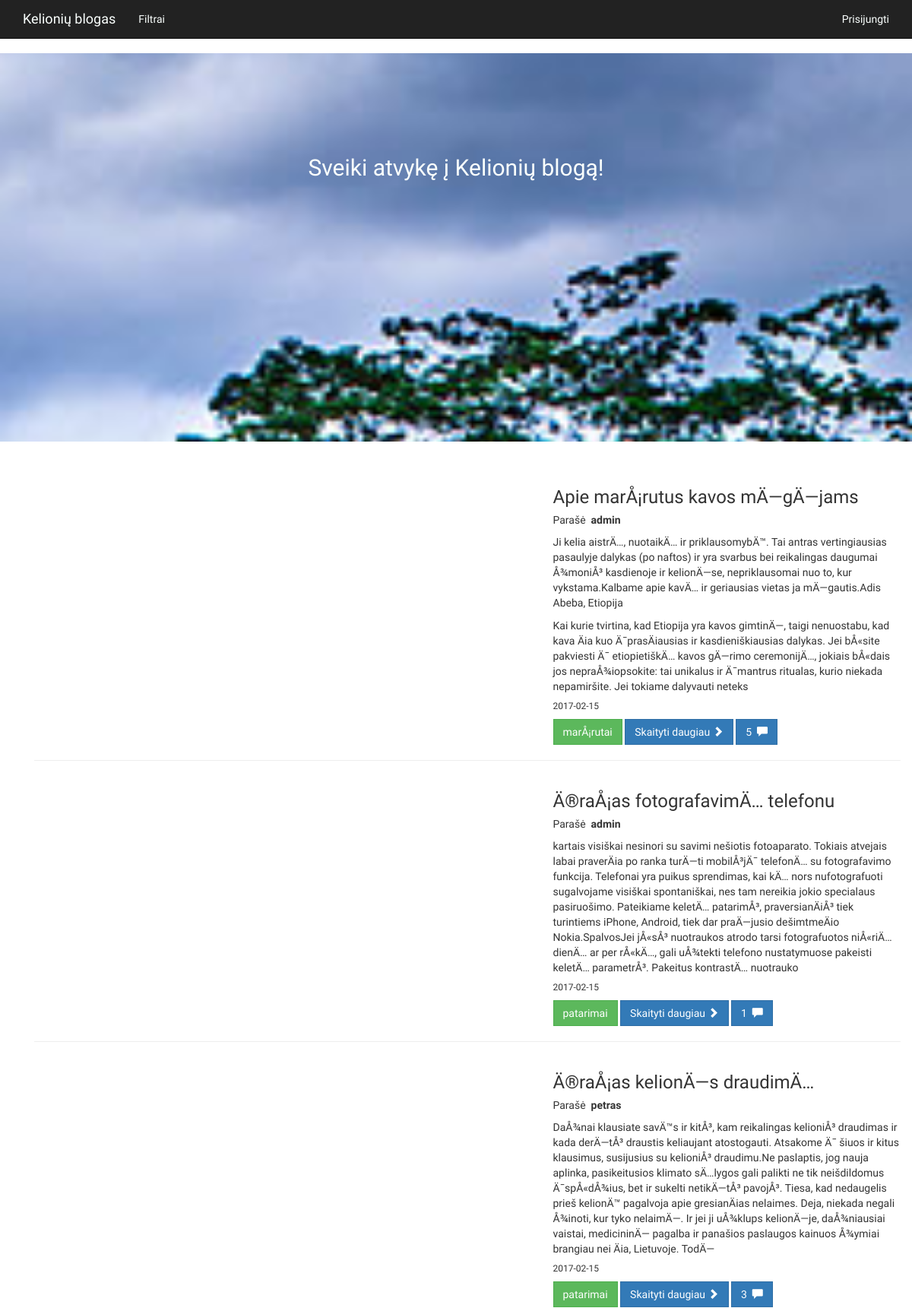
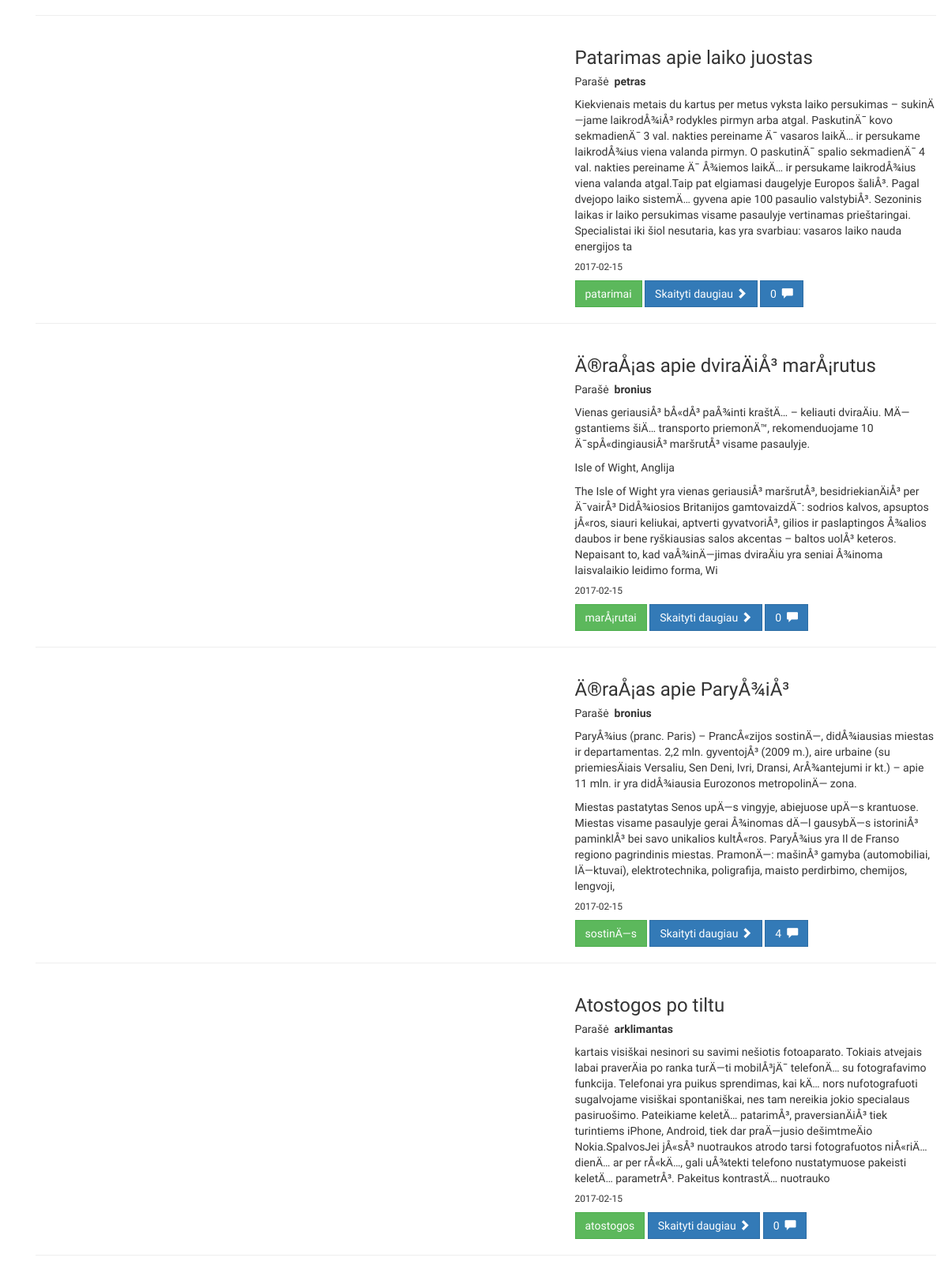
The page / (upper part) on the database its author committed (2 pictures, top to bottom).
### tables this page shows
CREATE TABLE `entries` (
  `id` int(11) NOT NULL,
  `user_id` varchar(100) NOT NULL,
  `title` varchar(2000) NOT NULL,
  `entry` text NOT NULL,
  `category_id` int(11) NOT NULL,
  `timestamp` datetime NOT NULL DEFAULT CURRENT_TIMESTAMP,
  `status` varchar(11) NOT NULL DEFAULT 'a',
  `picture` varchar(255) NOT NULL DEFAULT 'http://lorempixel.com/950/600/'
);

CREATE TABLE `users` (
  `id` int(11) NOT NULL,
  `username` varchar(255) NOT NULL,
  `email` varchar(255) NOT NULL,
  `password` varchar(255) NOT NULL,
  `user_level` int(11) NOT NULL DEFAULT '3',
  `type` varchar(11) NOT NULL DEFAULT 'a',
  `timestamp` datetime NOT NULL DEFAULT CURRENT_TIMESTAMP
);

CREATE TABLE `category` (
  `id` int(11) NOT NULL,
  `category_name` varchar(255) NOT NULL,
  `status` varchar(10) NOT NULL DEFAULT 'a'
);

### blog.php (the view, shortened to what this page needs)
<?php
    include('head.php');
    include('config.php');
    ?>
          <?php
              $sql = mysqli_query($db_connect, "SELECT * FROM category WHERE status !='d'");
              while($list = mysqli_fetch_array($sql)){
                  $list_category_name = $list['category_name'];
                  ?>
                <?php } ?>
  <?php
if(isset($_GET['category'])){
  $filter = $_GET['category'];
  $sql = "SELECT * FROM entries WHERE status = 'a' AND category_id = '{$filter}' ORDER BY timestamp DESC";
} else{
$sql = "SELECT * FROM entries WHERE status = 'a' ORDER BY timestamp DESC";
}
    $results = $db_connect->query($sql);
    if($results->num_rows >0){
        $i = 0;
        while($row = $results->fetch_assoc()){
        $data[$i] = $row;
        $i++;
        }
    }else{
        $data['no_entries'] = "Nėra blogo įrašų :(";
    }
?>
    <?php if(isset($data['no_entries'])){
        echo('<p>' . $data['no_entries'] . "</p>");
    } else{
        foreach($data as $entry){
          $short_entry = substr($entry['entry'], 0, 700);
          $entry_id = $entry['id'];
          $entry_category_id = $entry['category_id'];
          $entry_time = $entry['timestamp'];
          $entry_user_id = $entry['user_id'];
            ?>
        <div class="row">
            <div class="col-md-7">
            </div>
<?php
$sql = $db_connect->query("SELECT COUNT(*) FROM comments WHERE entry_id='{$entry_id}' AND status = 'a'");
$row = $sql->fetch_row();
$count = $row[0];
$sqluser = mysqli_query($db_connect, "SELECT * FROM users WHERE id = '{$entry_user_id}' ");
while($list = mysqli_fetch_array($sqluser)){
    $list_username = $list['username'];
    ?>
<?php }
 ?>
            <div class="col-md-5">
                <h3><?=$entry['title'];?></h3>
                <h5>Parašė &nbsp<strong><?=$list_username?></strong></h5>
                <p><?=$short_entry?></p>
                <?php
                $sql = mysqli_query($db_connect, "SELECT * FROM category WHERE status !='d' AND id = '{$entry_category_id}' ");
                while($list = mysqli_fetch_array($sql)){
                    $list_category_name = $list['category_name'];
                    ?>
                <?php }  ?>
                <h6><?=substr($entry_time, 0, 10)?></h6>
                <a class="btn btn-success" href=""><?=$list_category_name?></a>
                <a class="btn btn-primary" href="single-entry.php?id=<?=$entry_id?>">Skaityti daugiau <span class="glyphicon glyphicon-chevron-right"></span></a>
                <a class="btn btn-primary" href="single-entry.php?id=<?=$entry_id?>"><?=$count?>&nbsp;&nbsp;<span class="glyphicon glyphicon-comment"></span></a>
            </div>
        </div>
        <hr>
            <?php
        }
}
?>

### css/custom.css (style rules this page uses)
body { padding-top: 70px; }
.btn { border-radius: 0px; }

### rows shown on the page
entries: title "Apie marÅ¡rutus kavos mÄ—gÄ—jams", user.username "admin", entry "Ji kelia aistrÄ…, nuotaikÄ… ir priklausomybÄ™. Tai antras vertingiausias pasaulyje dalykas (po naftos) ir yra svarbus bei reikalingas daugumai Å¾moniÅ³ kasdienoje ir kelionÄ—se, nepriklausomai nuo to, kur vykstama.Kalbame apie kavÄ… ir geriausias vietas ja mÄ—gautis.Adis Abeba, Etiopija Kai kurie tvirtina, kad Etiopija yra kavos gimtinÄ—, taigi nenuostabu, kad kava Äia kuo Ä¯prasÄiausias ir kasdieniškiausias dalykas. Jei bÅ«site pakviesti Ä¯ etiopietiškÄ… kavos gÄ—rimo ceremonijÄ…, jokiais bÅ«dais jos nepraÅ¾iopsokite: tai unikalus ir Ä¯mantrus ritualas, kurio niekada nepamiršite. Jei tokiame dalyvauti neteks", timestamp "2017-02-15", category.category_name "marÅ¡rutai", count "5"
entries: title "Ä®raÅ¡as fotografavimÄ… telefonu", user.username "admin", entry "kartais visiškai nesinori su savimi nešiotis fotoaparato. Tokiais atvejais labai praverÄia po ranka turÄ—ti mobilÅ³jÄ¯ telefonÄ… su fotografavimo funkcija. Telefonai yra puikus sprendimas, kai kÄ… nors nufotografuoti sugalvojame visiškai spontaniškai, nes tam nereikia jokio specialaus pasiruošimo. Pateikiame keletÄ… patarimÅ³, praversianÄiÅ³ tiek turintiems iPhone, Android, tiek dar praÄ—jusio dešimtmeÄio Nokia.SpalvosJei jÅ«sÅ³ nuotraukos atrodo tarsi fotografuotos niÅ«riÄ… dienÄ… ar per rÅ«kÄ…, gali uÅ¾tekti telefono nustatymuose pakeisti keletÄ… parametrÅ³. Pakeitus kontrastÄ… nuotrauko", timestamp "2017-02-15", category.category_name "patarimai", count "1"
entries: title "Ä®raÅ¡as kelionÄ—s draudimÄ…", user.username "petras", entry "DaÅ¾nai klausiate savÄ™s ir kitÅ³, kam reikalingas kelioniÅ³ draudimas ir kada derÄ—tÅ³ draustis keliaujant atostogauti. Atsakome Ä¯ šiuos ir kitus klausimus, susijusius su kelioniÅ³ draudimu.Ne paslaptis, jog nauja aplinka, pasikeitusios klimato sÄ…lygos gali palikti ne tik neišdildomus Ä¯spÅ«dÅ¾ius, bet ir sukelti netikÄ—tÅ³ pavojÅ³. Tiesa, kad nedaugelis prieš kelionÄ™ pagalvoja apie gresianÄias nelaimes. Deja, niekada negali Å¾inoti, kur tyko nelaimÄ—. Ir jei ji uÅ¾klups kelionÄ—je, daÅ¾niausiai vaistai, medicininÄ— pagalba ir panašios paslaugos kainuos Å¾ymiai brangiau nei Äia, Lietuvoje. TodÄ—", timestamp "2017-02-15", category.category_name "patarimai", count "3"
entries: title "Patarimas apie laiko juostas", user.username "petras", entry "Kiekvienais metais du kartus per metus vyksta laiko persukimas – sukinÄ—jame laikrodÅ¾iÅ³ rodykles pirmyn arba atgal. PaskutinÄ¯ kovo sekmadienÄ¯ 3 val. nakties pereiname Ä¯ vasaros laikÄ… ir persukame laikrodÅ¾ius viena valanda pirmyn. O paskutinÄ¯ spalio sekmadienÄ¯ 4 val. nakties pereiname Ä¯ Å¾iemos laikÄ… ir persukame laikrodÅ¾ius viena valanda atgal.Taip pat elgiamasi daugelyje Europos šaliÅ³. Pagal dvejopo laiko sistemÄ… gyvena apie 100 pasaulio valstybiÅ³. Sezoninis laikas ir laiko persukimas visame pasaulyje vertinamas prieštaringai. Specialistai iki šiol nesutaria, kas yra svarbiau: vasaros laiko nauda energijos ta", timestamp "2017-02-15", category.category_name "patarimai", count "0"
entries: title "Ä®raÅ¡as apie dviraÄiÅ³ marÅ¡rutus", user.username "bronius", entry "Vienas geriausiÅ³ bÅ«dÅ³ paÅ¾inti kraštÄ… – keliauti dviraÄiu. MÄ—gstantiems šiÄ… transporto priemonÄ™, rekomenduojame 10 Ä¯spÅ«dingiausiÅ³ maršrutÅ³ visame pasaulyje. Isle of Wight, Anglija The Isle of Wight yra vienas geriausiÅ³ maršrutÅ³, besidriekianÄiÅ³ per Ä¯vairÅ³ DidÅ¾iosios Britanijos gamtovaizdÄ¯: sodrios kalvos, apsuptos jÅ«ros, siauri keliukai, aptverti gyvatvoriÅ³, gilios ir paslaptingos Å¾alios daubos ir bene ryškiausias salos akcentas – baltos uolÅ³ keteros. Nepaisant to, kad vaÅ¾inÄ—jimas dviraÄiu yra seniai Å¾inoma laisvalaikio leidimo forma, Wi", timestamp "2017-02-15", category.category_name "marÅ¡rutai", count "0"
entries: title "Ä®raÅ¡as apie ParyÅ¾iÅ³", user.username "bronius", entry "ParyÅ¾ius (pranc. Paris) – PrancÅ«zijos sostinÄ—, didÅ¾iausias miestas ir departamentas. 2,2 mln. gyventojÅ³ (2009 m.), aire urbaine (su priemiesÄiais Versaliu, Sen Deni, Ivri, Dransi, ArÅ¾antejumi ir kt.) – apie 11 mln. ir yra didÅ¾iausia Eurozonos metropolinÄ— zona. Miestas pastatytas Senos upÄ—s vingyje, abiejuose upÄ—s krantuose. Miestas visame pasaulyje gerai Å¾inomas dÄ—l gausybÄ—s istoriniÅ³ paminklÅ³ bei savo unikalios kultÅ«ros. ParyÅ¾ius yra Il de Franso regiono pagrindinis miestas. PramonÄ—: mašinÅ³ gamyba (automobiliai, lÄ—ktuvai), elektrotechnika, poligrafija, maisto perdirbimo, chemijos, lengvoji,", timestamp "2017-02-15", category.category_name "sostinÄ—s", count "4"
entries: title "Atostogos po tiltu", user.username "arklimantas", entry "kartais visiškai nesinori su savimi nešiotis fotoaparato. Tokiais atvejais labai praverÄia po ranka turÄ—ti mobilÅ³jÄ¯ telefonÄ… su fotografavimo funkcija. Telefonai yra puikus sprendimas, kai kÄ… nors nufotografuoti sugalvojame visiškai spontaniškai, nes tam nereikia jokio specialaus pasiruošimo. Pateikiame keletÄ… patarimÅ³, praversianÄiÅ³ tiek turintiems iPhone, Android, tiek dar praÄ—jusio dešimtmeÄio Nokia.SpalvosJei jÅ«sÅ³ nuotraukos atrodo tarsi fotografuotos niÅ«riÄ… dienÄ… ar per rÅ«kÄ…, gali uÅ¾tekti telefono nustatymuose pakeisti keletÄ… parametrÅ³. Pakeitus kontrastÄ… nuotrauko", timestamp "2017-02-15", category.category_name "atostogos", count "0"
